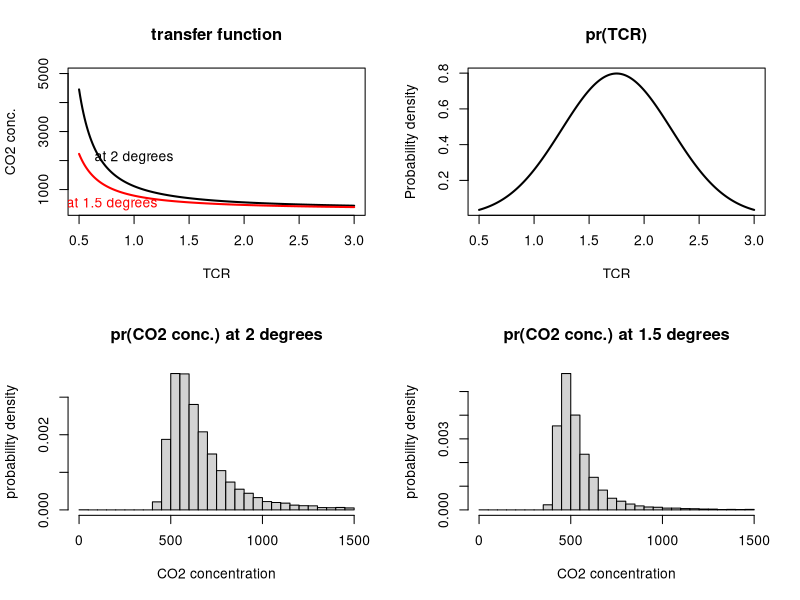

R code for this plot:
# uncertaintyTCR.R
# Uncertainty analysis of Transient Climate Response (TCR)
# What is the probability distribution of CO2 concentration
# at a particular temperature change, given a distribution of TCR?

tfunc  = function(tcr, c0=280, dT=2, dF2co2=3.7){
  out = c0 * exp( (dT * dF2co2) / (5.35 * tcr))
  out
}

dx = 100
tcr_range = seq(from = 0.5, to = 3, by = 1/dx)

c_at_2deg =  tfunc(tcr = tcr_range, c0 = 280, dT = 2, dF2co2=3.7)
c_at_1.5deg =  tfunc(tcr = tcr_range, c0 = 280, dT = 1.5, dF2co2=3.7)

lwd = 2
pdf(width = 10, height = 6, file = 'probs.pdf')
par(mfrow = c(2,2))
plot(tcr_range, c_at_2deg, type = 'l', lwd = lwd, ylim = c(300, 5000),
     main = "transfer function",
     xlab = "TCR",
     ylab = "CO2 conc.")
lines(tcr_range, c_at_1.5deg, type = 'l', lwd = lwd, col = 'red')
text(1,2100, "at 2 degrees", col = 'black')
text(0.8,500, "at 1.5 degrees", col = 'red')

# Very approximately, the TCR distribution is N(1.75, 0.5)
# MC sample, and plug that into the transfer function
# Still to do: pick a closer mean/sd (perhaps non normal?)
tcrmean = 1.75
tcrsd = 0.5

tcrdens = dnorm(tcr_range, mean = tcrmean, sd = tcrsd)
plot(tcr_range, tcrdens, type = 'l', lwd = 2, main = "pr(TCR)", xlab = "TCR", ylab = "Probability density" )

tcr_samp = rnorm(10000, mean = tcrmean, sd = tcrsd)

samp_2deg = tfunc(tcr = tcr_samp, c0 = 280, dT = 2, dF2co2=3.7)
samp_2deg.trunc = samp_2deg[samp_2deg<1500]
hist(samp_2deg.trunc, freq = FALSE, breaks = 30, col = 'lightgrey',
     main = "pr(CO2 conc.) at 2 degrees",
     xlab = "CO2 concentration",
     ylab = "probability density")

samp_1.5deg = tfunc(tcr = tcr_samp, c0 = 280, dT = 1.5, dF2co2=3.7)
samp_1.5deg.trunc = samp_1.5deg[samp_1.5deg<1500]
hist(samp_1.5deg.trunc, freq = FALSE, breaks = 30, col = 'lightgrey',
     main = "pr(CO2 conc.) at 1.5 degrees",
     xlab = "CO2 concentration",
     ylab = "probability density")
dev.off()


Mode <- function(x) {
  ux <- unique(x)
  ux[which.max(tabulate(match(x, ux)))]
}


Mode(samp_1.5deg.trunc)
Mode(samp_2deg.trunc)

# #x = seq(from = 0.8, to = 4, by = 1/dx)
# w = dnorm(tcr_range, mean = 1.75, sd = 0.5)
# 
# plot(tcr_range, w, type = 'l')
# 
tcrdens = dnorm(tcr_range, mean = 1.75, sd = 0.47)
sum(tcrdens)/dx
sum((tcrdens/dx)[tcr_range<1])
sum((tcrdens/dx)[tcr_range<2.5])








# # looking for the probability density of C
# 
# plot(c_at_2deg , w*c_at_2deg, type = 'l')
# lines(c_at_1.5deg , w*c_at_1.5deg, col = 'red')
# 
# 
# tfuncprob  = function(tcr, c0=280, dT=2, dF2co2=3.7, w){
#   
#   out = c0 * exp( (dT * dF2co2) / (5.35 * tcr * w))
#   out
#   
# }
# 
# pc_at_2deg =  tfuncprob(tcr = tcr_range, c0 = 280, dT = 2, dF2co2=3.7, w = w)
